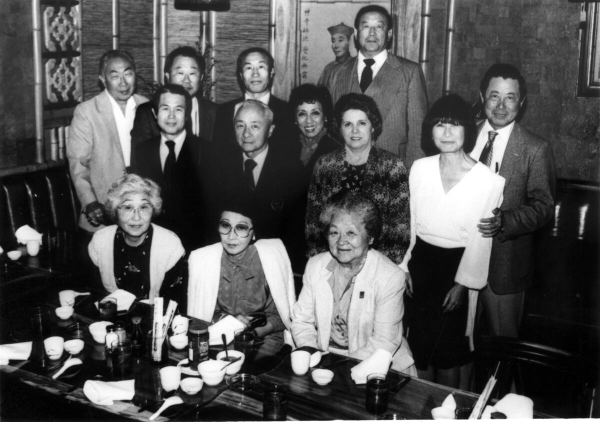
#> input picture Sources/Version3/03_diaspora_image_processing/data/input/KADA-Edwinlee091.jpg, 1200 x 844 px (shown at 1/2 size); its folder holds only this picture in this run
$ python degrade.py -i ../data/input/KADA-Edwinlee091.jpg -o out.png
#> lines starting #> are read from the running program, lines starting #| are printed output that depends on the picture
"""
degrade.py
합성 열화 (Synthetic Degradation) 모듈

학위논문 정량 평가를 위해 깨끗한 컬러 이미지(Ground Truth)에
디아스포라 아카이브 사진과 유사한 열화를 인위적으로 적용합니다.

설계 근거:
    - Real-ESRGAN(Wang et al., 2021) 논문의 second-order degradation model 참고
    - 디아스포라 사진의 실제 열화 양상(저해상도, 흑백, 노이즈, 블러, 압축)을 반영
    - 재현성을 위해 random seed 고정 가능

열화 파이프라인:
    GT 컬러 이미지
      → (1) 다운샘플링 (4배)
      → (2) 가우시안 블러
      → (3) 가우시안 노이즈
      → (4) 흑백 변환
      → (5) JPEG 압축
      → 열화된 이미지

References:
    Wang, X., et al. (2021). Real-ESRGAN: Training Real-World Blind
    Super-Resolution with Pure Synthetic Data. ICCVW.
"""

import os
import io
import random
from pathlib import Path
from typing import Optional, Union, Dict, Any

import cv2
import numpy as np
from PIL import Image


def _imread_unicode(path: Union[str, Path]) -> Optional[np.ndarray]:
    """한글 경로 안전 이미지 로더."""
    try:
        data = np.fromfile(str(path), dtype=np.uint8)
        if data.size == 0:
            return None
        return cv2.imdecode(data, cv2.IMREAD_COLOR)
#> returned value is the input picture: shape (844, 1200, 3); min 0, max 255, mean 86
    except Exception:
        return None


def _imwrite_unicode(path: Union[str, Path], img: np.ndarray,
                     quality: int = 95) -> bool:
    """한글 경로 안전 이미지 저장."""
    path = str(path)
    ext = os.path.splitext(path)[1] or '.jpg'
    encode_params = []
    if ext.lower() in ('.jpg', '.jpeg'):
        encode_params = [int(cv2.IMWRITE_JPEG_QUALITY), quality]
    try:
        success, encoded = cv2.imencode(ext, img, encode_params)
        if not success:
            return False
        encoded.tofile(path)
        return True
    except Exception:
        return False


class SyntheticDegradation:
    """
    합성 열화 적용기.

    동일한 시드로 호출 시 동일한 열화 결과를 보장하여 재현성 확보.
    """

    DEFAULT_PARAMS = {
        # 다운샘플링 (저해상도화)
        'downscale_factor': 4,
        # 가우시안 블러
        'blur_sigma_range': (0.5, 2.0),
        # 가우시안 노이즈 (픽셀 표준편차)
        'noise_sigma_range': (5, 20),
        # 흑백 변환 가중치 (BT.601 표준)
        'grayscale_weights': (0.299, 0.587, 0.114),
        # JPEG 압축 품질
        'jpeg_quality_range': (50, 80),
    }

    def __init__(
        self,
        params: Optional[Dict[str, Any]] = None,
        seed: Optional[int] = 42
    ):
        """
        Args:
            params: 열화 파라미터 dict (None이면 기본값)
            seed: 재현성을 위한 random seed
        """
        self.params = {**self.DEFAULT_PARAMS, **(params or {})}
        self.seed = seed
        self._rng = random.Random(seed) if seed is not None else random.Random()

    def degrade(
        self,
        image: Union[str, Path, np.ndarray],
        output_path: Optional[Union[str, Path]] = None
    ) -> Dict[str, Any]:
        """
        이미지에 합성 열화 적용.

        Args:
            image: 입력 이미지 (경로 또는 numpy array, BGR)
            output_path: 결과 저장 경로 (None이면 메모리에만)

        Returns:
            {
                'degraded': np.ndarray (열화된 이미지, BGR),
                'original_size': tuple,
                'degraded_size': tuple,
                'params_used': dict (실제 사용된 파라미터)
            }
        """
        # 이미지 로드
        if isinstance(image, (str, Path)):
            img = _imread_unicode(image)
            if img is None:
                raise FileNotFoundError(f"이미지를 읽을 수 없음: {image}")
        else:
            img = image.copy()

        original_size = (img.shape[1], img.shape[0])  # (W, H)
#> original_size = (1200, 844)
        params_used: Dict[str, Any] = {}

        # ─────────────────────────────────────────────
        # (1) 다운샘플링 (저해상도화)
        # ─────────────────────────────────────────────
        scale = self.params['downscale_factor']
        new_w = max(1, original_size[0] // scale)
#> new_w = 300
        new_h = max(1, original_size[1] // scale)
#> new_h = 211
        # 보간 방식을 랜덤하게 선택 (현실적 다양성)
        interp_choices = [
            cv2.INTER_AREA, cv2.INTER_LINEAR, cv2.INTER_CUBIC
        ]
        interp = self._rng.choice(interp_choices)
        img = cv2.resize(img, (new_w, new_h), interpolation=interp)
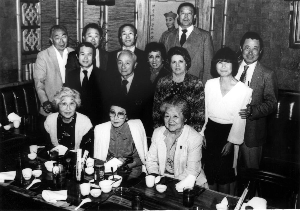
#> img: shape (211, 300, 3); min 0, max 255, mean 86
        params_used['downscale_factor'] = scale
        params_used['interpolation'] = {
            cv2.INTER_AREA: 'AREA',
            cv2.INTER_LINEAR: 'LINEAR',
            cv2.INTER_CUBIC: 'CUBIC'
        }[interp]

        # ─────────────────────────────────────────────
        # (2) 가우시안 블러
        # ─────────────────────────────────────────────
        sigma_min, sigma_max = self.params['blur_sigma_range']
        sigma = self._rng.uniform(sigma_min, sigma_max)
        # 커널 크기는 시그마에 비례, 홀수
        ksize = max(3, int(sigma * 4) | 1)
        img = cv2.GaussianBlur(img, (ksize, ksize), sigma)
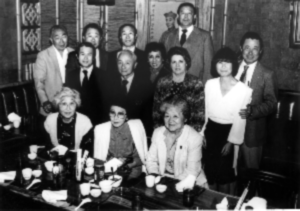
#> img: shape (211, 300, 3); min 1, max 255, mean 85.9
        params_used['blur_sigma'] = round(sigma, 2)

        # ─────────────────────────────────────────────
        # (3) 가우시안 노이즈
        # ─────────────────────────────────────────────
        noise_min, noise_max = self.params['noise_sigma_range']
        noise_sigma = self._rng.uniform(noise_min, noise_max)
        # numpy의 RNG는 별도 시드 적용
        np_rng = np.random.RandomState(self._rng.randint(0, 2**31 - 1))
        noise = np_rng.normal(0, noise_sigma, img.shape).astype(np.float32)
        img = np.clip(img.astype(np.float32) + noise, 0, 255).astype(np.uint8)
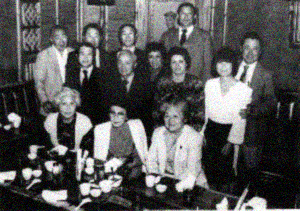
#> img: shape (211, 300, 3); mean B, G, R 85.8, 86, 86.1
        params_used['noise_sigma'] = round(noise_sigma, 2)

        # ─────────────────────────────────────────────
        # (4) 흑백 변환 (BT.601 표준 가중평균)
        # ─────────────────────────────────────────────
        wr, wg, wb = self.params['grayscale_weights']
        # OpenCV는 BGR
        gray = (
            img[:, :, 2].astype(np.float32) * wr +
            img[:, :, 1].astype(np.float32) * wg +
            img[:, :, 0].astype(np.float32) * wb
        )
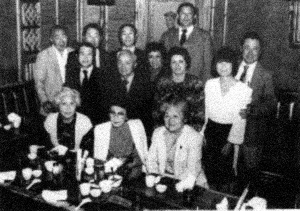
#> gray: shape (211, 300) float32; min 0, max 255, mean 86
        gray = np.clip(gray, 0, 255).astype(np.uint8)
        # 흑백을 다시 3채널로 (이후 처리 호환성)
        img = cv2.cvtColor(gray, cv2.COLOR_GRAY2BGR)
        params_used['grayscale_weights'] = (wr, wg, wb)

        # ─────────────────────────────────────────────
        # (5) JPEG 압축
        # ─────────────────────────────────────────────
        q_min, q_max = self.params['jpeg_quality_range']
        quality = self._rng.randint(q_min, q_max)
        success, buf = cv2.imencode(
            '.jpg', img, [int(cv2.IMWRITE_JPEG_QUALITY), quality]
        )
#> buf = 12652 values, max 255 at index 0, min 0 at index 4, mean 123
        if success:
            img = cv2.imdecode(buf, cv2.IMREAD_COLOR)
        params_used['jpeg_quality'] = quality

        degraded_size = (img.shape[1], img.shape[0])
#> degraded_size = (300, 211)

        # 저장
        if output_path is not None:
            output_path = Path(output_path)
            output_path.parent.mkdir(parents=True, exist_ok=True)
            _imwrite_unicode(output_path, img, quality=95)

        return {
            'degraded': img,
            'original_size': original_size,
            'degraded_size': degraded_size,
            'params_used': params_used
        }

    # [55 lines left out: function degrade_directory, not called in this run]


# CLI 테스트
if __name__ == "__main__":
    import argparse
    import json

    parser = argparse.ArgumentParser(description="합성 열화 적용기")
    parser.add_argument('--input', '-i', required=True, help='입력 이미지 또는 디렉토리')
    parser.add_argument('--output', '-o', required=True, help='출력 경로')
    parser.add_argument('--seed', type=int, default=42, help='재현성 시드')
    args = parser.parse_args()

    degrader = SyntheticDegradation(seed=args.seed)

    input_path = Path(args.input)
    if input_path.is_dir():
        result = degrader.degrade_directory(input_path, args.output)
        print(f"처리 완료: 성공 {result['succeeded']}/{result['total']}")
    else:
        result = degrader.degrade(input_path, args.output)
#> result = 4 items
        print(f"열화 완료: {args.output}")
        print(f"  원본 크기: {result['original_size']}")
#|   원본 크기: (1200, 844)
        print(f"  열화 크기: {result['degraded_size']}")
#|   열화 크기: (300, 211)
        print(f"  사용 파라미터: {json.dumps(result['params_used'], indent=2)}")
#|   사용 파라미터: {
#|   "downscale_factor": 4,
#|   "interpolation": "CUBIC",
#|   "blur_sigma": 0.67,
#|   "noise_sigma": 16.12,
#|   "grayscale_weights": [
#|     0.299,
#|     0.587,
#|     0.114
#|   ],
#|   "jpeg_quality": 57
#| }

$ run again, on Sources/Version3/03_diaspora_image_processing/data/input/UC11944424.jpg
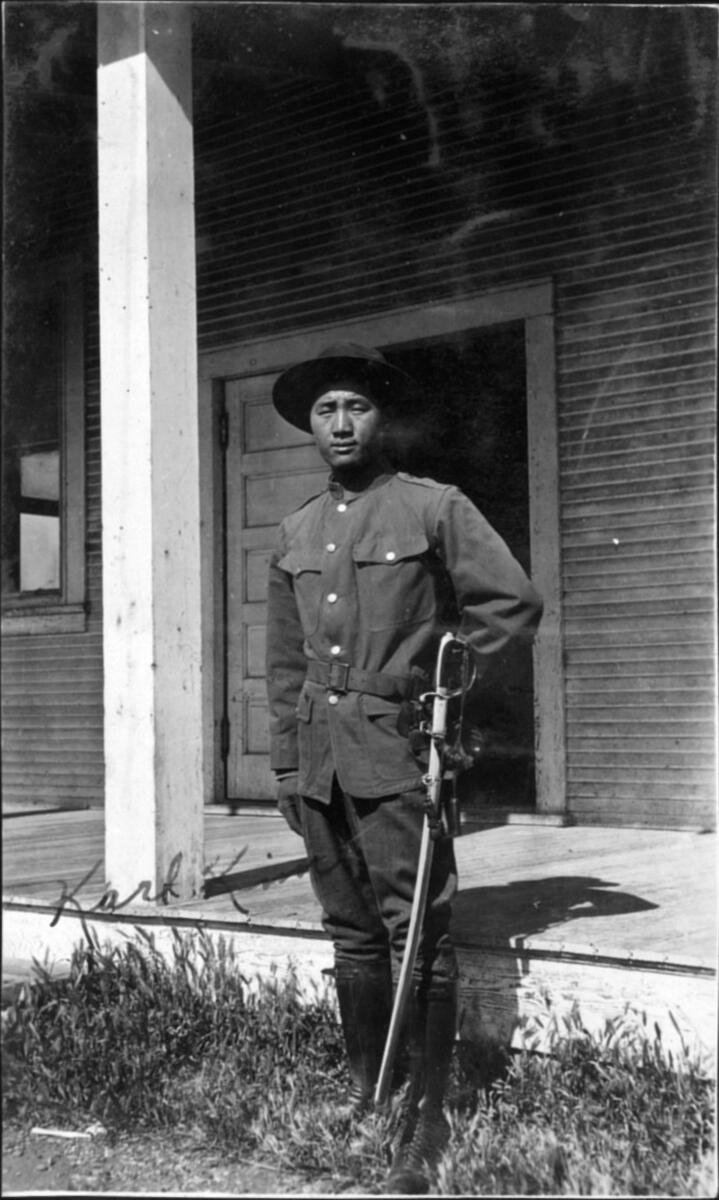
#> input picture Sources/Version3/03_diaspora_image_processing/data/input/UC11944424.jpg, 719 x 1200 px
#> in _imread_unicode, returned value is the input picture: shape (1200, 719, 3); min 1, max 255, mean 95.3
#> in degrade, `img = np.clip(img.astype(np.float32) + noise, 0, 255).astype(np.uint8)`:
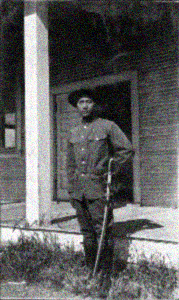
#> img: shape (300, 179, 3); mean B, G, R 94.9, 95, 95
#> in degrade, `gray = ( img[:, :, 2].astype(np.float32) * wr + img[:, :, 1].astype(np..`:
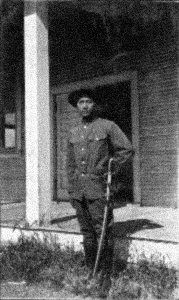
#> gray: shape (300, 179) float32; min 0, max 255, mean 95
#> buf = 10133 values, max 255 at index 0, min 0 at index 4, mean 121.7
#> result = 4 items
#|   원본 크기: (719, 1200)
#|   열화 크기: (179, 300)
#|   사용 파라미터: {
#|   "downscale_factor": 4,
#|   "interpolation": "CUBIC",
#|   "blur_sigma": 0.67,
#|   "noise_sigma": 16.12,
#|   "grayscale_weights": [
#> (further printed lines are left out)

$ run again, on Sources/Version3/03_diaspora_image_processing/data/input/UC11945302.jpg
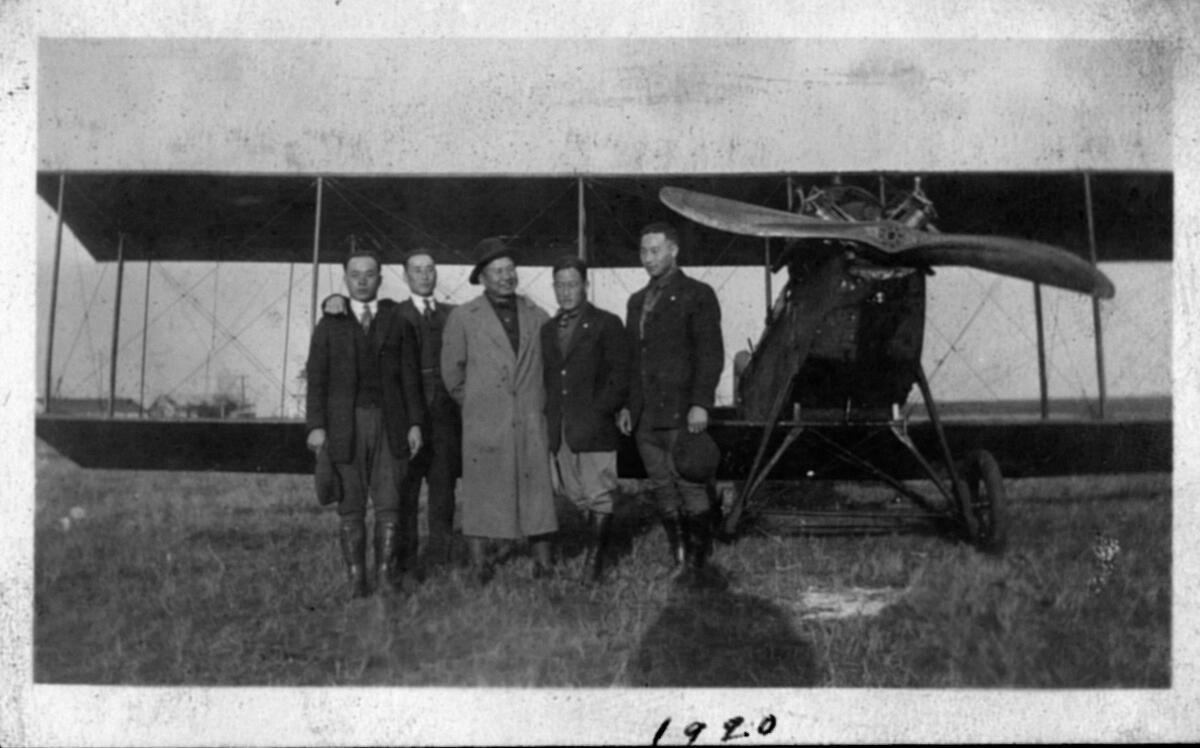
#> input picture Sources/Version3/03_diaspora_image_processing/data/input/UC11945302.jpg, 1200 x 748 px
#> in _imread_unicode, returned value is the input picture: shape (748, 1200, 3); min 0, max 255, mean 118.7
#> in degrade, `img = np.clip(img.astype(np.float32) + noise, 0, 255).astype(np.uint8)`:
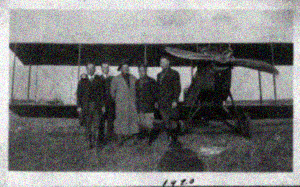
#> img: shape (187, 300, 3); mean B, G, R 118.4, 118.5, 118.5
#> in degrade, `gray = ( img[:, :, 2].astype(np.float32) * wr + img[:, :, 1].astype(np..`:
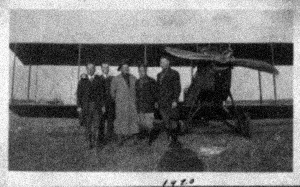
#> gray: shape (187, 300) float32; min 0, max 255, mean 118.5
#> buf = 9835 values, max 255 at index 0, min 0 at index 4, mean 122.2
#> result = 4 items
#|   원본 크기: (1200, 748)
#|   열화 크기: (300, 187)
#|   사용 파라미터: {
#|   "downscale_factor": 4,
#|   "interpolation": "CUBIC",
#|   "blur_sigma": 0.67,
#|   "noise_sigma": 16.12,
#|   "grayscale_weights": [
#> (further printed lines are left out)

$ run again, on Sources/Version3/03_diaspora_image_processing/data/input/UC11945690.jpg
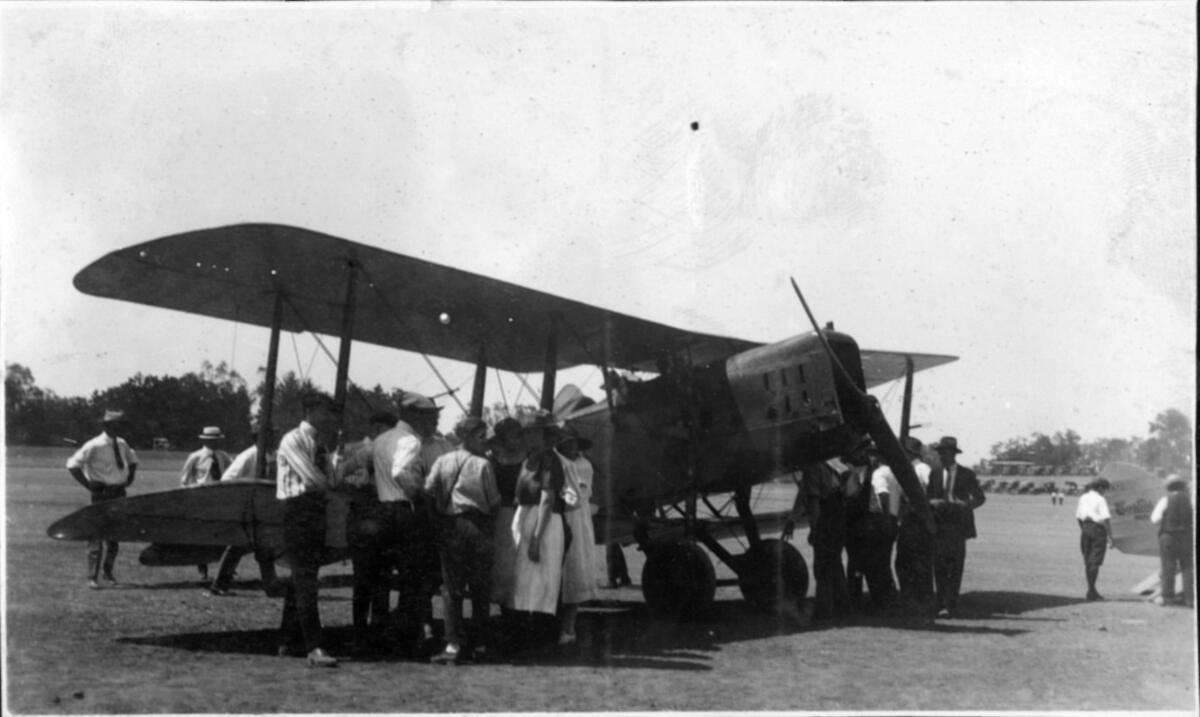
#> input picture Sources/Version3/03_diaspora_image_processing/data/input/UC11945690.jpg, 1200 x 717 px
#> in _imread_unicode, returned value is the input picture: shape (717, 1200, 3); min 0, max 255, mean 153.7
#> in degrade, `img = np.clip(img.astype(np.float32) + noise, 0, 255).astype(np.uint8)`:
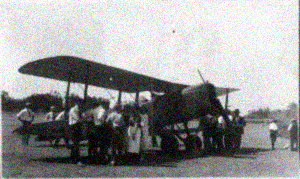
#> img: shape (179, 300, 3); mean B, G, R 152.7, 152.9, 152.9
#> in degrade, `gray = ( img[:, :, 2].astype(np.float32) * wr + img[:, :, 1].astype(np..`:
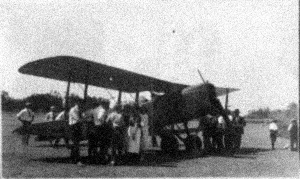
#> gray: shape (179, 300) float32; min 0, max 255, mean 152.8
#> buf = 9174 values, max 255 at index 0, min 0 at index 4, mean 120.8
#> result = 4 items
#|   원본 크기: (1200, 717)
#|   열화 크기: (300, 179)
#|   사용 파라미터: {
#|   "downscale_factor": 4,
#|   "interpolation": "CUBIC",
#|   "blur_sigma": 0.67,
#|   "noise_sigma": 16.12,
#|   "grayscale_weights": [
#> (further printed lines are left out)

$ run again, on Sources/Version3/03_diaspora_image_processing/data/input/UC11910349.jpg
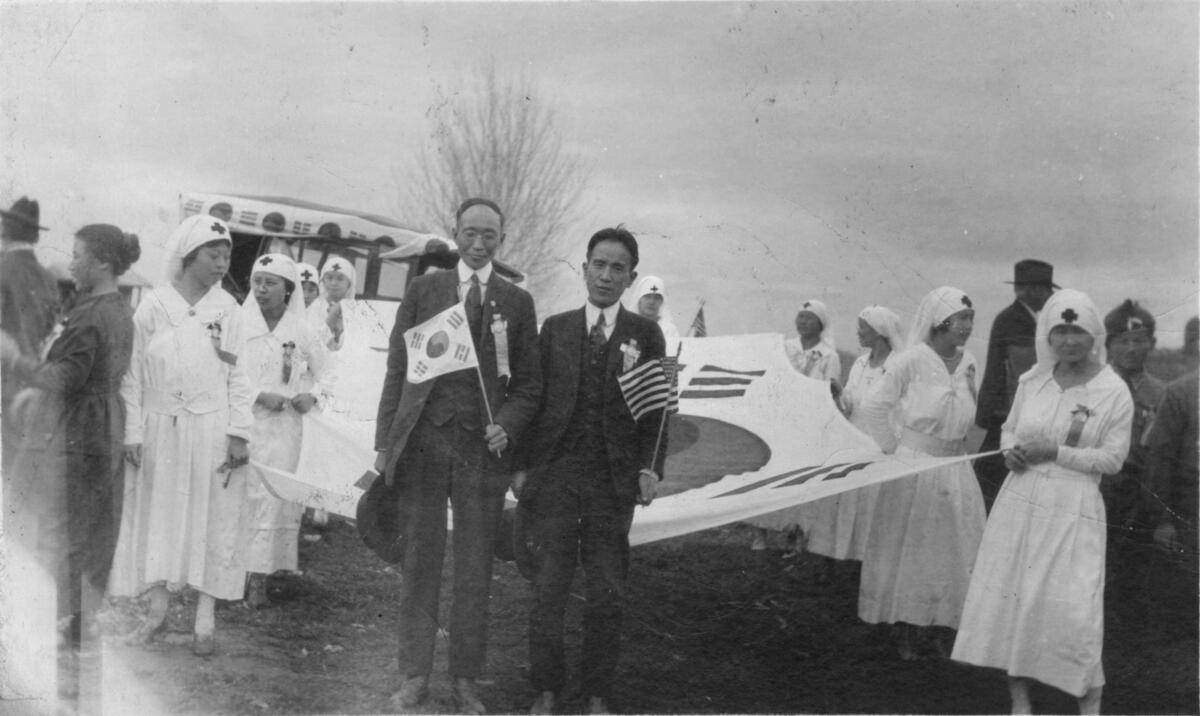
#> input picture Sources/Version3/03_diaspora_image_processing/data/input/UC11910349.jpg, 1200 x 716 px
#> in _imread_unicode, returned value is the input picture: shape (716, 1200, 3); min 22, max 239, mean 141.8
#> in degrade, `gray = ( img[:, :, 2].astype(np.float32) * wr + img[:, :, 1].astype(np..`:
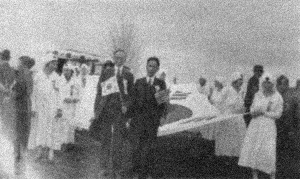
#> gray: shape (179, 300) float32; min 4.33, max 252.7, mean 141.2
#> buf = 9232 values, max 255 at index 0, min 0 at index 4, mean 119.8
#> result = 4 items
#|   원본 크기: (1200, 716)
#|   열화 크기: (300, 179)
#|   사용 파라미터: {
#|   "downscale_factor": 4,
#|   "interpolation": "CUBIC",
#|   "blur_sigma": 0.67,
#|   "noise_sigma": 16.12,
#|   "grayscale_weights": [
#> (further printed lines are left out)
